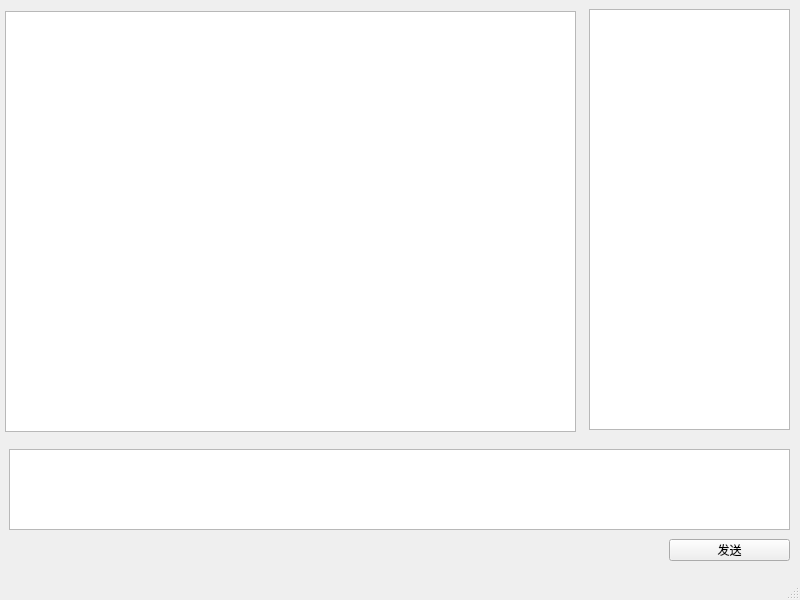
<?xml version="1.0" encoding="UTF-8"?>
<ui version="4.0">
 <class>MainWindow</class>
 <widget class="QMainWindow" name="MainWindow">
  <property name="geometry">
   <rect>
    <x>0</x>
    <y>0</y>
    <width>800</width>
    <height>600</height>
   </rect>
  </property>
  <property name="windowTitle">
   <string>Client</string>
  </property>
  <property name="windowIcon">
   <iconset theme="QIcon::ThemeIcon::CallStart"/>
  </property>
  <widget class="QWidget" name="centralwidget">
   <widget class="QWidget" name="widget" native="true">
    <property name="geometry">
     <rect>
      <x>0</x>
      <y>0</y>
      <width>581</width>
      <height>441</height>
     </rect>
    </property>
    <widget class="QTextBrowser" name="textBrowser">
     <property name="geometry">
      <rect>
       <x>5</x>
       <y>11</y>
       <width>571</width>
       <height>421</height>
      </rect>
     </property>
    </widget>
   </widget>
   <widget class="QWidget" name="widget_2" native="true">
    <property name="geometry">
     <rect>
      <x>579</x>
      <y>-1</y>
      <width>221</width>
      <height>441</height>
     </rect>
    </property>
    <widget class="QListView" name="listView">
     <property name="geometry">
      <rect>
       <x>10</x>
       <y>10</y>
       <width>201</width>
       <height>421</height>
      </rect>
     </property>
    </widget>
   </widget>
   <widget class="QWidget" name="widget_3" native="true">
    <property name="geometry">
     <rect>
      <x>-1</x>
      <y>439</y>
      <width>801</width>
      <height>131</height>
     </rect>
    </property>
    <widget class="QTextEdit" name="textEdit">
     <property name="geometry">
      <rect>
       <x>10</x>
       <y>10</y>
       <width>781</width>
       <height>81</height>
      </rect>
     </property>
    </widget>
    <widget class="QToolButton" name="toolButton">
     <property name="geometry">
      <rect>
       <x>670</x>
       <y>100</y>
       <width>121</width>
       <height>22</height>
      </rect>
     </property>
     <property name="text">
      <string>发送</string>
     </property>
    </widget>
   </widget>
  </widget>
  <widget class="QStatusBar" name="statusbar"/>
 </widget>
 <resources/>
 <connections/>
</ui>
